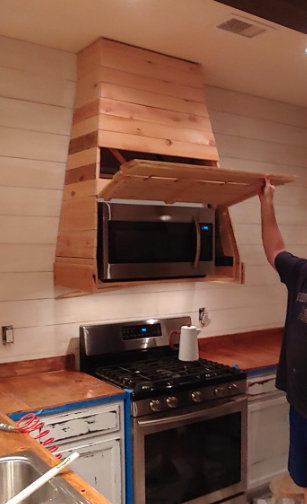
#> input picture SHARED_WORK_FOLDER/Images/2026-04-10_range_hood.png, 307 x 504 px
$ python -i clean_photo_lama.py   (imports and definitions only)
#> lines starting #> are read from the running program, lines starting #| are printed output that depends on the picture
"""
House photo cleanup using LaMa inpainting.
Processes at 512px (LaMa's native training resolution) for best quality.
Multi-pass: isolated objects first, large areas second.
"""
import os
os.environ['KMP_DUPLICATE_LIB_OK'] = 'TRUE'

from simple_lama_inpainting import SimpleLama
from PIL import Image, ImageDraw

# [1 line that did not run here, left out]

# LaMa native resolution — best quality at this size
PROC_W, PROC_H = 512, 384

def p(fx, fy):
    return (int(fx * PROC_W), int(fy * PROC_H))

def make_mask(polygons):
    mask = Image.new("L", (PROC_W, PROC_H), 0)
    draw = ImageDraw.Draw(mask)
    for poly in polygons:
        draw.polygon(poly, fill=255)
    return mask

def run_pass(image_proc, polygons):
    mask = make_mask(polygons)
    return lama(image_proc, mask)

def process(src_path, out_path, *passes):
    """Process image through one or more inpainting passes."""
#> called with src_path = '../Images/2026-04-10_range_hood.png', out_path = 'out.png'
    print(f"\nProcessing {src_path} ...")
    image = Image.open(src_path).convert("RGB")
    orig_w, orig_h = image.size
#> orig_w = 307; orig_h = 504
    current = image.resize((PROC_W, PROC_H), Image.LANCZOS)
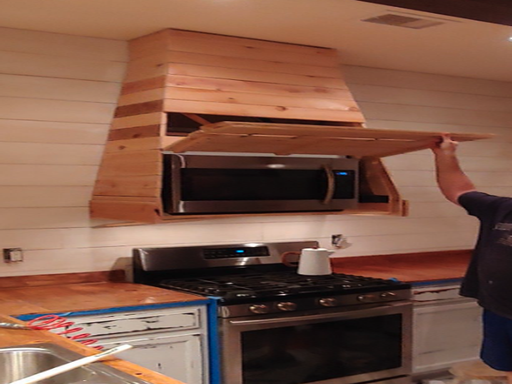
#> current: PIL image 512x384 RGB; mean R, G, B 128.8, 89.3, 71.9

    for i, polys in enumerate(passes, 1):
        print(f"  Pass {i} ({len(polys)} masks)...")
        current = run_pass(current, polys)

    result = current.resize((orig_w, orig_h), Image.LANCZOS)
    result.save(out_path, quality=92)
    print(f"  -> {out_path}")


BASE = "/Users/fourierflight/GIT/CLAUDE-GitHub/SHARED_WORK_FOLDER"


# [11 lines of commented-out code are left out]
polys_1075 = [
    # Dog
    [p(.31,.77), p(.51,.76), p(.53,.88), p(.48,1.0), p(.28,1.0), p(.26,.87)],
    # Main debris pile (storm window, chairs, boards, cardboard)
    [p(.40,.50), p(.88,.48), p(.90,.62), p(.86,.96),
     p(.52,.98), p(.38,.92), p(.37,.68)],
    # Grill far right
    [p(.83,.42), p(.99,.42), p(1.0,.56), p(1.0,.84),
     p(.85,.86), p(.81,.62)],
    # Blue tarp/bag on porch
    [p(.02,.44), p(.17,.43), p(.18,.61), p(.14,.69), p(.01,.69)],
    # Lumber on porch steps
    [p(.13,.40), p(.37,.38), p(.38,.58), p(.33,.66), p(.11,.65)],
    # White hoop far left
    [p(0,.60), p(.07,.58), p(.08,.72), p(0,.73)],
    # Bottom-right stone/debris remnant
    [p(.72,.88), p(1.0,.88), p(1.0,1.0), p(.70,1.0)],
]


# ═══════════════════════════════════════════════════════════════════
# IMG_1076 — STRAIGHT-ON REAR VIEW
# Pass 1: dog, ladder, porch items, far-right clutter
# Pass 2: grill + bucket, right foreground
# Pass 3: large left pile, diagonal board, tarp bundle
# ═══════════════════════════════════════════════════════════════════
p1076_pass1 = [
    # Dog on porch steps
    [p(.25,.51), p(.39,.49), p(.40,.63), p(.37,.70),
     p(.23,.70), p(.22,.57)],
    # Orange ladder on porch railing
    [p(.35,.37), p(.46,.35), p(.48,.54), p(.44,.61),
     p(.33,.59), p(.32,.44)],
    # Items behind porch railing center-right
    [p(.43,.39), p(.65,.37), p(.67,.55), p(.62,.59),
     p(.41,.58), p(.40,.45)],
    # Far-right misc items
    [p(.85,.61), p(1.0,.59), p(1.0,.85), p(.83,.87), p(.81,.73)],
]

p1076_pass2 = [
    # Grill center
    [p(.46,.57), p(.63,.55), p(.65,.68), p(.63,.83),
     p(.47,.85), p(.43,.71)],
    # Bucket + bags center patio
    [p(.41,.70), p(.59,.68), p(.61,.83), p(.57,.91),
     p(.39,.91), p(.37,.78)],
    # Right foreground clutter
    [p(.69,.59), p(.89,.57), p(.91,.75), p(.87,.91),
     p(.67,.91), p(.65,.74)],
]

p1076_pass3 = [
    # Diagonal plank across patio (shorter — only actual board)
    [p(.03,.69), p(.36,.63), p(.38,.71), p(.05,.77)],
    # Green tarp bundle center-left
    [p(.24,.59), p(.48,.57), p(.50,.70), p(.45,.87),
     p(.26,.89), p(.22,.76)],
    # Stacked wood/deck boards — far left foreground
    [p(0,.60), p(.32,.58), p(.34,.72), p(.29,.92), p(0,.94)],
]


# ═══════════════════════════════════════════════════════════════════
# IMG_1077 — ANGLED REAR VIEW
# Pass 1: dog, wood pile on porch, metal arch, watering can
# Pass 2: scattered debris, tarp bundle
# Pass 3: trash cans left
# ═══════════════════════════════════════════════════════════════════
p1077_pass1 = [
    # Dog on porch steps
    [p(.43,.52), p(.56,.50), p(.58,.64), p(.54,.70),
     p(.41,.68), p(.41,.58)],
    # Wood pile / items on porch
    [p(.50,.36), p(.63,.32), p(.65,.48), p(.61,.57),
     p(.47,.57), p(.45,.44)],
    # Metal garden arch (center)
    [p(.34,.40), p(.48,.37), p(.51,.52), p(.49,.64),
     p(.43,.68), p(.36,.64), p(.32,.50)],
    # Green watering can + misc items right side
    [p(.77,.53), p(.89,.51), p(.91,.64), p(.87,.74),
     p(.75,.74), p(.73,.62)],
]

p1077_pass2 = [
    # Scattered debris on patio center
    [p(.25,.70), p(.51,.66), p(.53,.78), p(.49,.89),
     p(.23,.91), p(.21,.80)],
    # Green tarp bundle left-center
    [p(.05,.64), p(.31,.60), p(.35,.72), p(.31,.85),
     p(.07,.87), p(.03,.74)],
]

p1077_pass3 = [
    # Trash cans far left
    [p(0,.55), p(.15,.53), p(.17,.70), p(.13,.83), p(0,.85)],
]


# ═══════════════════════════════════════════════════════════════════
# IMG_1078 — PORCH CLOSE-UP (angled)
# Pass 1: dog, trash can, storm window, porch clutter, step base items
# Pass 2: large lumber pile
# ═══════════════════════════════════════════════════════════════════
p1078_pass1 = [
    # Dog — lower center
    [p(.31,.66), p(.50,.64), p(.54,.78), p(.50,.93),
     p(.29,.95), p(.27,.80)],
    # Blue trash can left
    [p(.09,.54), p(.22,.52), p(.24,.68), p(.20,.75),
     p(.07,.75), p(.06,.60)],
    # Storm window right of porch steps
    [p(.57,.28), p(.74,.26), p(.77,.43), p(.75,.63),
     p(.60,.65), p(.53,.49), p(.53,.34)],
    # Porch clutter above railing (chairs/items — left of column)
    [p(.55,.33), p(.83,.29), p(.85,.51), p(.80,.63),
     p(.55,.65), p(.51,.48)],
    # Items at porch steps base
    [p(.45,.60), p(.63,.58), p(.65,.72), p(.60,.81),
     p(.43,.81), p(.41,.70)],
]

p1078_pass2 = [
    # Large lumber/debris pile bottom-left foreground
    [p(0,.57), p(.47,.55), p(.51,.70), p(.44,.89), p(0,.93)],
]


# ─── Run all 4 ───────────────────────────────────────────────────
# [30 lines not run here, left out]

>>> result = process('../Images/2026-04-10_range_hood.png', 'out.png')
